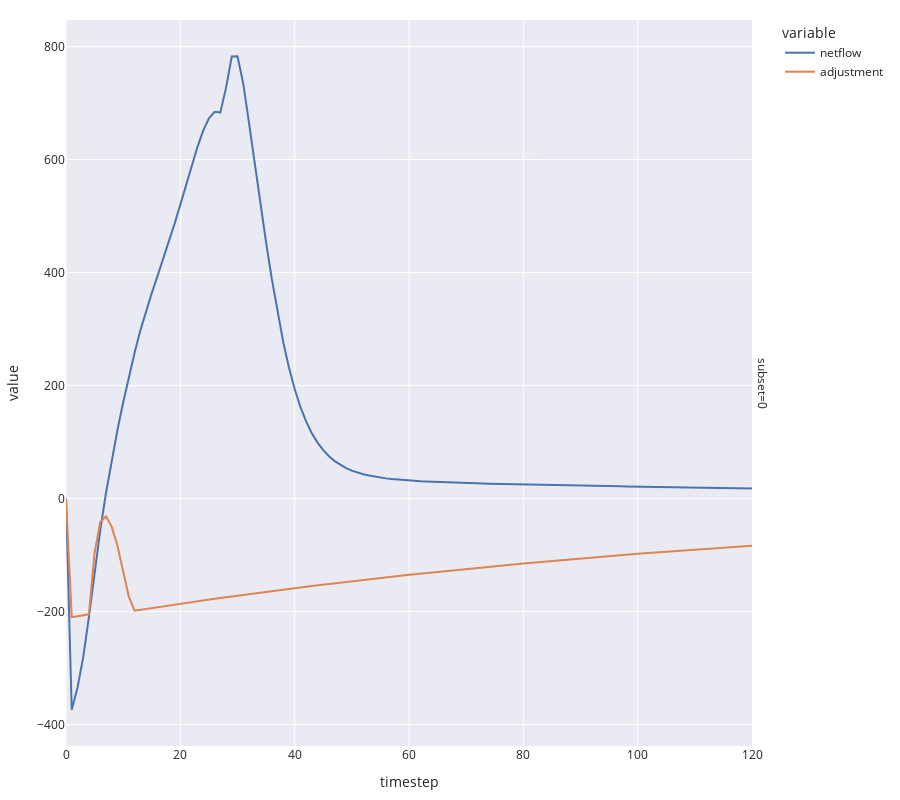

The notebook cell this image was saved under:
### Code cell
fig = px.line(
    simulation_result,
    x='timestep',
    y=['netflow', 'adjustment'],
    facet_row='subset',
    height=800,
    template='seaborn'
)

fig.update_layout(
    margin=dict(l=20, r=20, t=20, b=20),
)

fig.show()
